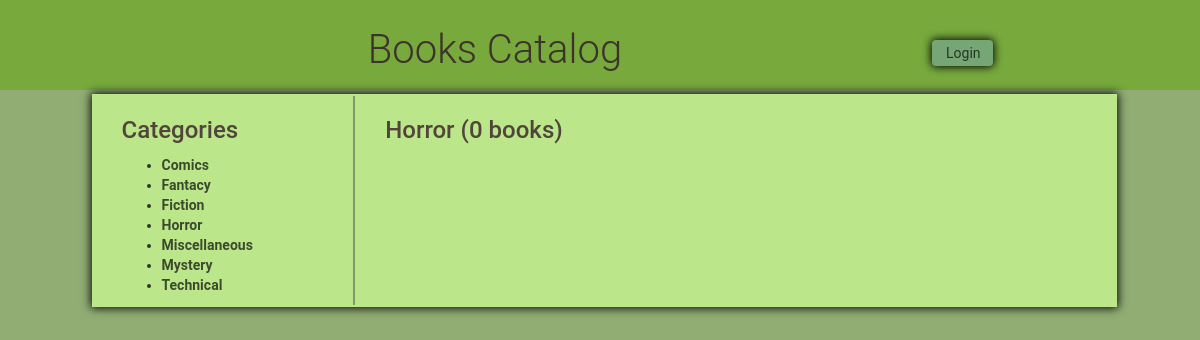
/catalog/Horror, run on the app's committed database.
### model.py (models this page shows, shortened)
class Category(Base):
    __tablename__ = 'category'
    id = Column(Integer, primary_key=True)
    name = Column(String(250), nullable=False, unique=True)
    items = relationship("Item", back_populates='category')

### application.py (the view, shortened to what this page needs)
@app.route('/catalog/<string:category_name>', methods=['GET'])
def getCategory(category_name):
    categories = session.query(Category).order_by("name")
    items = session.query(Item).filter(
        func.lower(Item.category_name) == func.lower(category_name)).order_by(
            Item.name).all()
    user_loggedin = 'username' in login_session
    return render_template('category.html', category_name=category_name,
                           categories=categories, items=items)

### templates/category.html (shortened to what this page needs)
{% extends "main.html" %}
{% block content %}
	<div class="col-md-10 content-body ">
		<div class="col-md-3 border-right">
			<h2>Categories</h2>
			{% if categories !=[] %}
				<ul>
				{% for c in categories %}
					<li><a href = {{url_for('getCategory', category_name = c.name) }}>{{c.name }}</a></li>
				{% endfor %}
				</ul>
			{% endif %}
		</div>
		<div class="col-md-7">
			<div class="col-md-10">
				<h2>{{category_name}} ({{items|length}} books)</h2>
			</div>
		</div>
	</div>
{% endblock %}

### static/styles.css (style rules this page uses)
* { -webkit-box-sizing: border-box; -moz-box-sizing: border-box; -ms-box-sizing: border-box; box-sizing: border-box; }
* { font-family: "Helvetica Neue Bold", Roboto, Helvetica, Arial, sans-serif; font-weight: 700; }
h2 { font-size: 24px; color: #51453B; line-height: 29px; }
a { font-size: 14px; color: #000000ad; line-height: 17px; }
body { font-family: "Helvetica Neue Light", Roboto, Helvetica, Arial, sans-serif; background-color: #91ad74 }
.content-body { background-color: #bce68a; box-shadow: 0 0 9px 1px black; margin:4px; padding-top: 2px; padding-bottom: 2px; }
.border-right { border-right: 2px solid #3333336b; }

### data on the page
Category: name "Comics"
Category: name "Fantacy"
Category: name "Fiction"
Category: name "Horror"
Category: name "Miscellaneous"
Category: name "Mystery"
Category: name "Technical"

### other printed values
{{ items|length }} "0"
